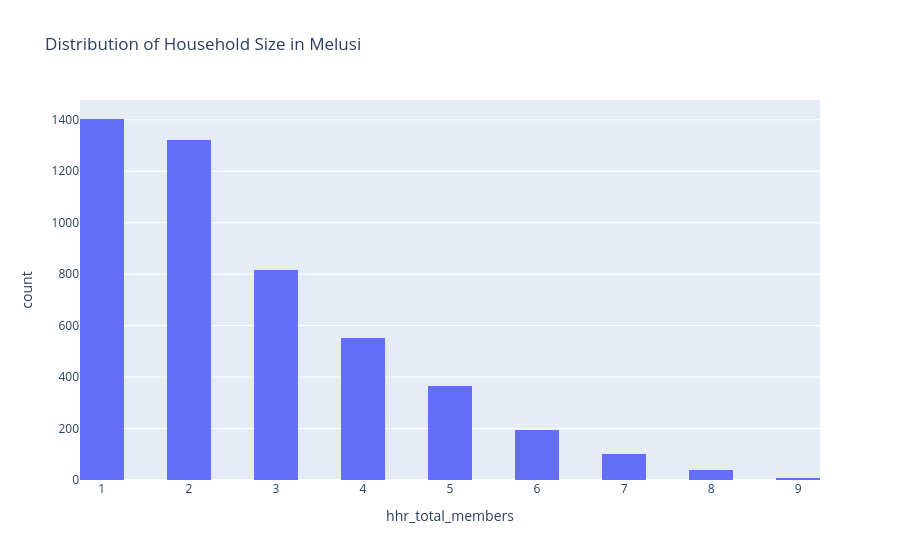

Notebook source saved alongside this figure:
### Code cell
fig = px.histogram(
    melusi_df,
    x="hhr_total_members",
    nbins=20,
    title="Distribution of Household Size in Melusi"
)

fig.show()

### Figure 1 — Plotly figure (JSON) as saved in the notebook; plotly's stock layout.template omitted (floating-point values rounded to 4 significant figures; data arrays with more than 128 entries replaced by an {"elided": "..."} marker saying what was removed)
{"data": [{"bingroup": "x", "hovertemplate": "hhr_total_members=%{x}<br>count=%{y}<extra></extra>", "legendgroup": "", "marker": {"color": "#636efa", "pattern": {"shape": ""}}, "name": "", "nbinsx": 20, "orientation": "v", "showlegend": false, "type": "histogram", "x": {"elided": "8155 float values"}, "xaxis": "x", "yaxis": "y"}], "layout": {"barmode": "relative", "legend": {"tracegroupgap": 0}, "title": {"text": "Distribution of Household Size in Melusi"}, "xaxis": {"anchor": "y", "domain": [0, 1], "title": {"text": "hhr_total_members"}}, "yaxis": {"anchor": "x", "domain": [0, 1], "title": {"text": "count"}}}}
